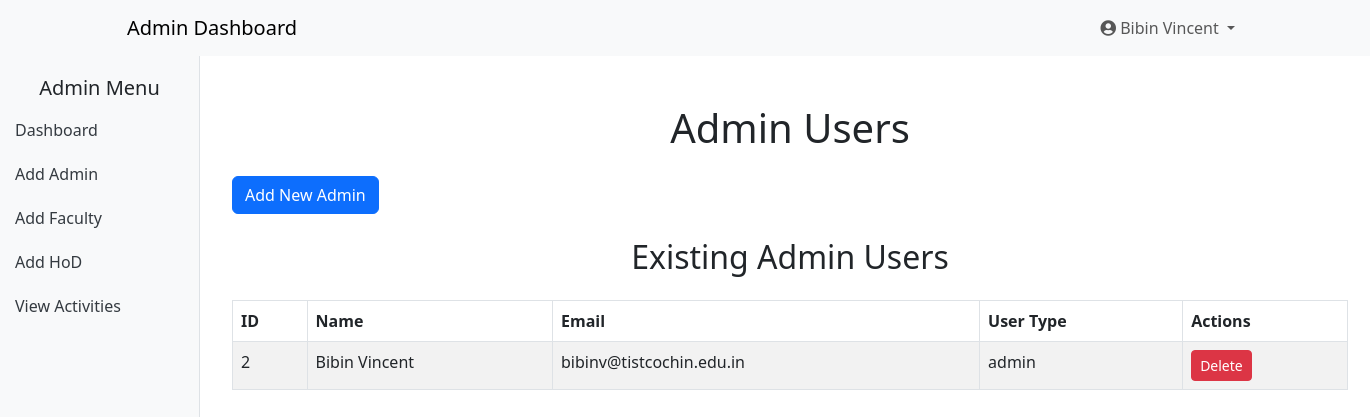
/add_admin.php (signed in), run on the app's committed database.
### tables this page shows
CREATE TABLE `users` (
  `id` int(11) NOT NULL,
  `name` varchar(200) NOT NULL,
  `email` varchar(200) NOT NULL,
  `password` varchar(200) DEFAULT NULL,
  `usertype` varchar(100) NOT NULL,
  `semester` varchar(20) DEFAULT NULL,
  `branch` varchar(100) DEFAULT NULL,
  `division` varchar(10) DEFAULT NULL,
  `admission_year` int(20) DEFAULT NULL,
  `ktu_register_no` varchar(50) DEFAULT NULL,
  `approval` varchar(50) DEFAULT NULL,
  `reset_token` varchar(255) NOT NULL,
  `token_expires` int(50) NOT NULL
);

### add_admin.php (the view, shortened to what this page needs)
<?php
include('db.php');
$sql = "SELECT * FROM users WHERE usertype = 'admin'";
$result = $conn->query($sql);
$admins = [];
if ($result->num_rows > 0) {
    while ($row = $result->fetch_assoc()) {
        $admins[] = $row;
    }
}
?>
<!DOCTYPE html>
<html lang="en">
<head>
    <link href="https://cdn.jsdelivr.net/npm/bootstrap@5.3.0-alpha1/dist/css/bootstrap.min.css" rel="stylesheet">
    <link rel="stylesheet" href="https://cdnjs.cloudflare.com/ajax/libs/font-awesome/5.15.1/css/all.min.css">
</head>
<body>
<nav class="navbar navbar-expand-lg navbar-light bg-light">
    <div class="container">
        <a class="navbar-brand" href="#">Admin Dashboard</a>
        <div class="collapse navbar-collapse justify-content-end" id="navbarNav">
            <ul class="navbar-nav ml-auto">
                <li class="nav-item dropdown">
                    <a class="nav-link dropdown-toggle" href="#" id="navbarDropdown" role="button" data-bs-toggle="dropdown" aria-haspopup="true" aria-expanded="false">
                        <i class="fas fa-user-circle"></i> <?php echo htmlspecialchars($_SESSION['username']); ?>
                    </a>
                </li>
            </ul>
        </div>
    </div>
</nav>
<div class="sidebar">
    <h5 class="text-center">Admin Menu</h5>
    <a href="admin_dashboard.php">Dashboard</a>
    <a href="add_admin.php">Add Admin</a>
    <a href="add_faculty.php">Add Faculty</a>
    <a href="add_hod.php">Add HoD</a>
    <a href="view_activities.php">View Activities</a>
</div>
<div class="container mt-5" style="margin-left: 220px;">
    <h1 class="text-center mb-4">Admin Users</h1>
    <button class="btn btn-primary mb-4" data-bs-toggle="modal" data-bs-target="#addAdminModal">Add New Admin</button>
    <h2 class="text-center mb-4">Existing Admin Users</h2>
    <table class="table table-bordered table-striped">
        <thead>
            <tr>
                <th>ID</th>
                <th>Name</th>
                <th>Email</th>
                <th>User Type</th>
                <th>Actions</th>
            </tr>
        </thead>
        <tbody>
            <?php foreach ($admins as $admin): ?>
            <tr>
                <td><?php echo htmlspecialchars($admin['id']); ?></td>
                <td><?php echo htmlspecialchars($admin['name']); ?></td>
                <td><?php echo htmlspecialchars($admin['email']); ?></td>
                <td><?php echo htmlspecialchars($admin['usertype']); ?></td>
                <td>
                    <form id="deleteAdminForm<?php echo $admin['id']; ?>" method="POST" action="add_admin.php" style="display:inline;">
                        <button type="button" class="btn btn-danger btn-sm" onclick="confirmDelete(<?php echo $admin['id']; ?>)">Delete</button>
                    </form>
                </td>
            </tr>
            <?php endforeach; ?>
        </tbody>
    </table>
</div>
</body>
</html>

### add_admin.php (style rules this page uses)
.sidebar { height: 100vh; position: fixed; left: 0; top: 56px; width: 200px; background-color: #f8f9fa; padding-top: 20px; border-right: 1px solid #dee2e6; }
.sidebar a { padding: 10px 15px; display: block; color: #343a40; text-decoration: none; }

### data on the page
users: id "2", name "Bibin Vincent", email "bibinv@tistcochin.edu.in", usertype "admin"

### other printed values
$_SESSION['username'] "Bibin Vincent"
